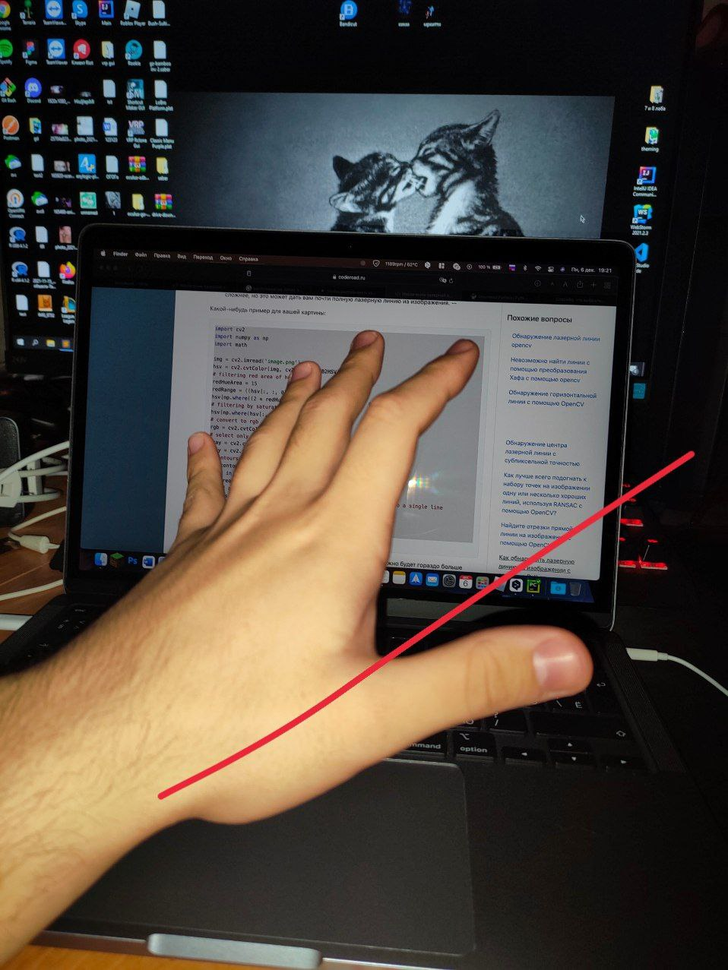
#> input picture template.png, 728 x 970 px, shrunk from 958 x 1277 before the run
$ python main.py
#> lines starting #> are read from the running program, lines starting #| are printed output that depends on the picture; after the words box and inside, x2 and y2 are one past the last pixel; in counts of white or black regions, pixels touching at a corner belong together
import cv2
import numpy
import math

defaultImage = cv2.imread('template.png')
#> defaultImage is the input picture: shape (970, 728, 3); mean B, G, R 62, 71.3, 79.9
cv2.imshow('default image', defaultImage)
# hsv
defaultImage = cv2.cvtColor(defaultImage, cv2.COLOR_BGR2HSV)
#> defaultImage: shape (970, 728, 3); mean H, S, V 63.7, 87, 86.7

maskLow = cv2.inRange(defaultImage, (0, 50, 20), (5, 255, 255))
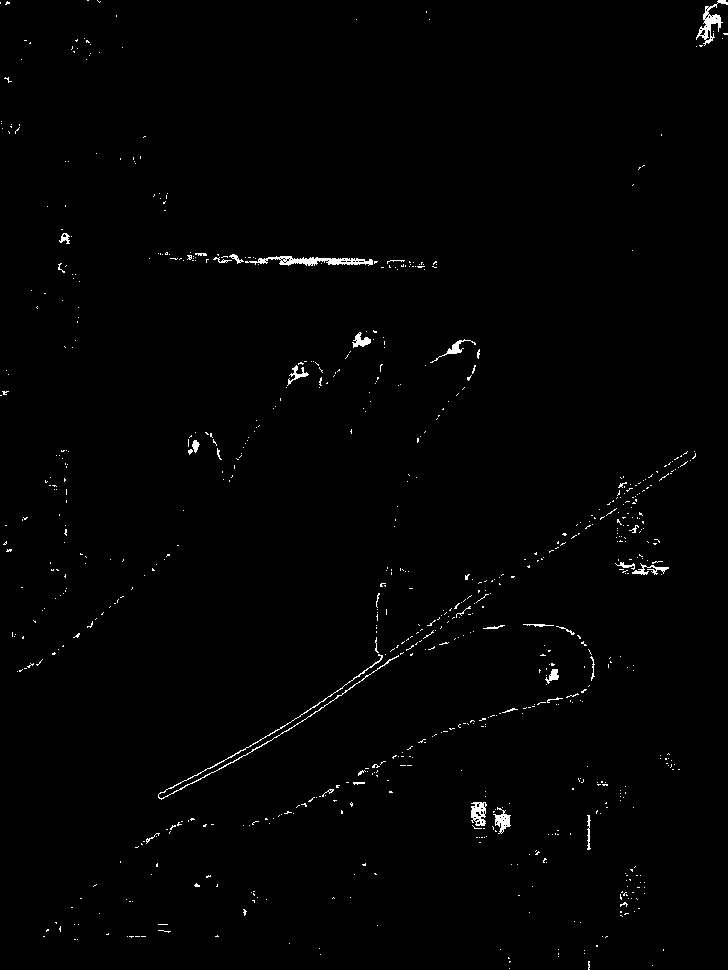
#> maskLow: shape (970, 728); 0.89% white in thin lines or dots
maskUp = cv2.inRange(defaultImage, (175, 50, 20), (180, 255, 255))
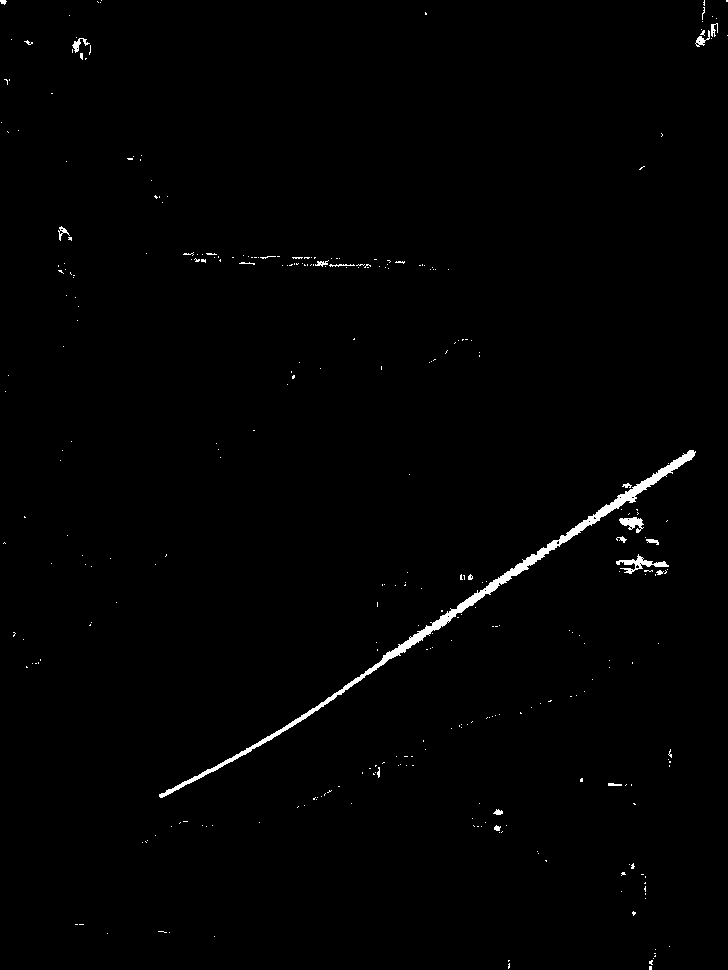
#> maskUp: shape (970, 728); 0.88% white; 327 white regions (306 under 20 px), largest, box (x1, y1, x2, y2) and area: (159, 450, 696, 798) 4025, (616, 554, 669, 574) 323, (619, 517, 644, 533) 210
mask = cv2.bitwise_or(maskLow, maskUp)
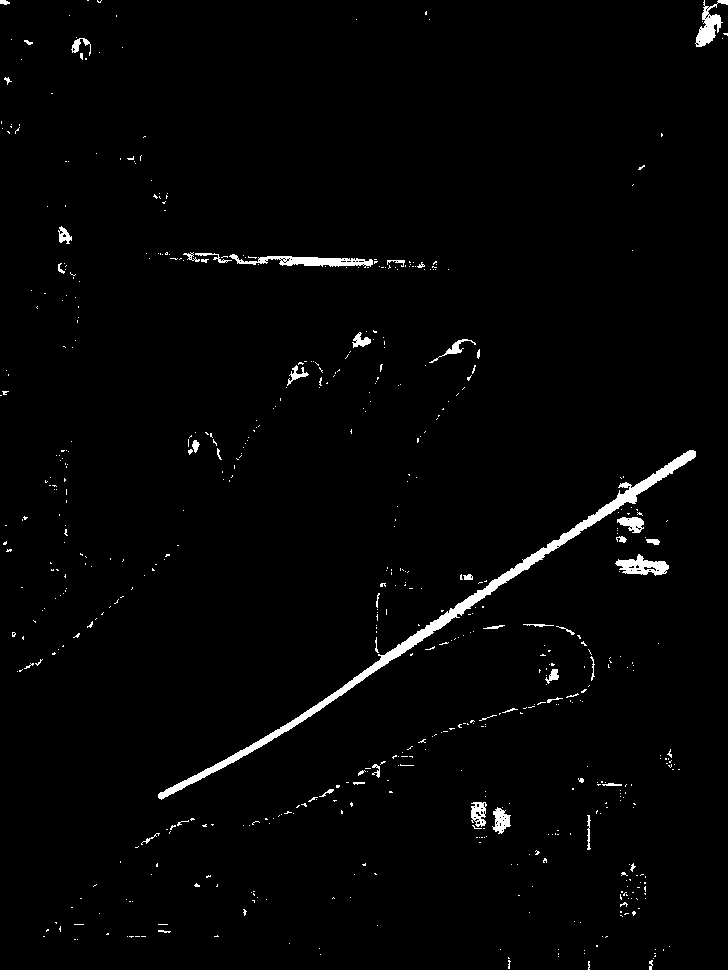
#> mask: shape (970, 728); 1.8% white; 602 white regions (551 under 20 px), largest, box (x1, y1, x2, y2) and area: (158, 450, 696, 800) 5207, (229, 254, 373, 268) 897, (615, 554, 669, 576) 632

# creating a blank to draw
result = numpy.copy(defaultImage) * 0
#> result: shape (970, 728, 3); every value is 0
cv2.imshow('mask image', mask)

rho = 1  # разрешение расстояния в пикселях сетки Хафа
theta = numpy.pi / 180  # угловое разрешение в радианах сетки Хафа
threshold = 15  # минимальное количество голосов (пересечений в ячейке сетки Хафа)
min_line_length = 50  # минимальное количество пикселей, составляющих линию
max_line_gap = 20  # максимальный промежуток в пикселях между соединяемыми сегментами линии
image_lines = cv2.HoughLinesP(mask, rho, theta, threshold, numpy.array([]), min_line_length, max_line_gap)
#> image_lines = 52 rows, first 6: [261, 746, 636, 484], [271, 740, 641, 481], [288, 730, 689, 450], [245, 755, 541, 548], [396, 657, 692, 450], [440, 628, 693, 451]

_length, _x1, _y1, _x2, _y2 = -1, -1, -1, -1, -1

for image_line in image_lines:
    for x1, y1, x2, y2 in image_line:
        length = math.sqrt(math.pow(int(x2) - int(x1), 2) + math.pow(int(y2) - int(y1), 2))
        if length > _length: _length, _x1, _y1, _x2, _y2 = length, x1, y1, x2, y2
#> this loop made 52 passes
#> image_line on passes 1 to 12: [[261, 746, 636, 484]], [[271, 740, 641, 481]], [[288, 730, 689, 450]], [[245, 755, 541, 548]], [[396, 657, 692, 450]], [[440, 628, 693, 451]], [[257, 748, 630, 487]], [[354, 677, 492, 580]], [[175, 259, 389, 266]], [[189, 257, 409, 261]], [[527, 569, 695, 451]], [[158, 796, 238, 759]]

destination = cv2.line(result, (_x1, _y1), (_x2, _y2), (255, 0, 0), 5)
#> destination: shape (970, 728, 3); mean H, S, V 1.3, 0, 0


# Вычисляем уравнение прямой
k = (_y1 - _y2) / (_x1 - _x2)
#> k = -0.698
b = _y2 - k * _x2
#> b = 931.1

print(f"Line equation: y = {-1 * round(k, 2)}*x + {int(b)}")
#| Line equation: y = 0.7*x + 931

cv2.imshow('destination', destination)

cv2.waitKey(0)
